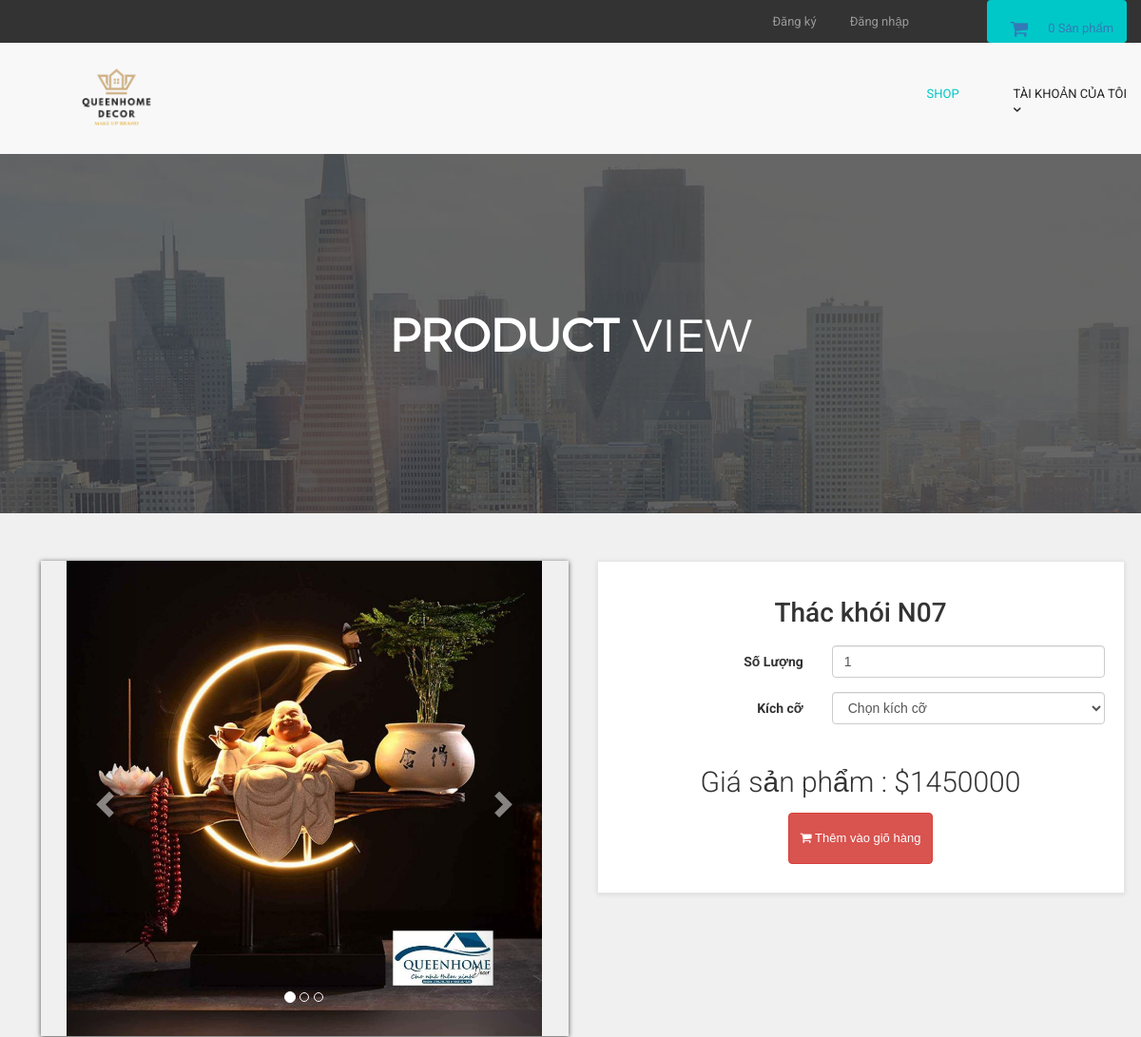
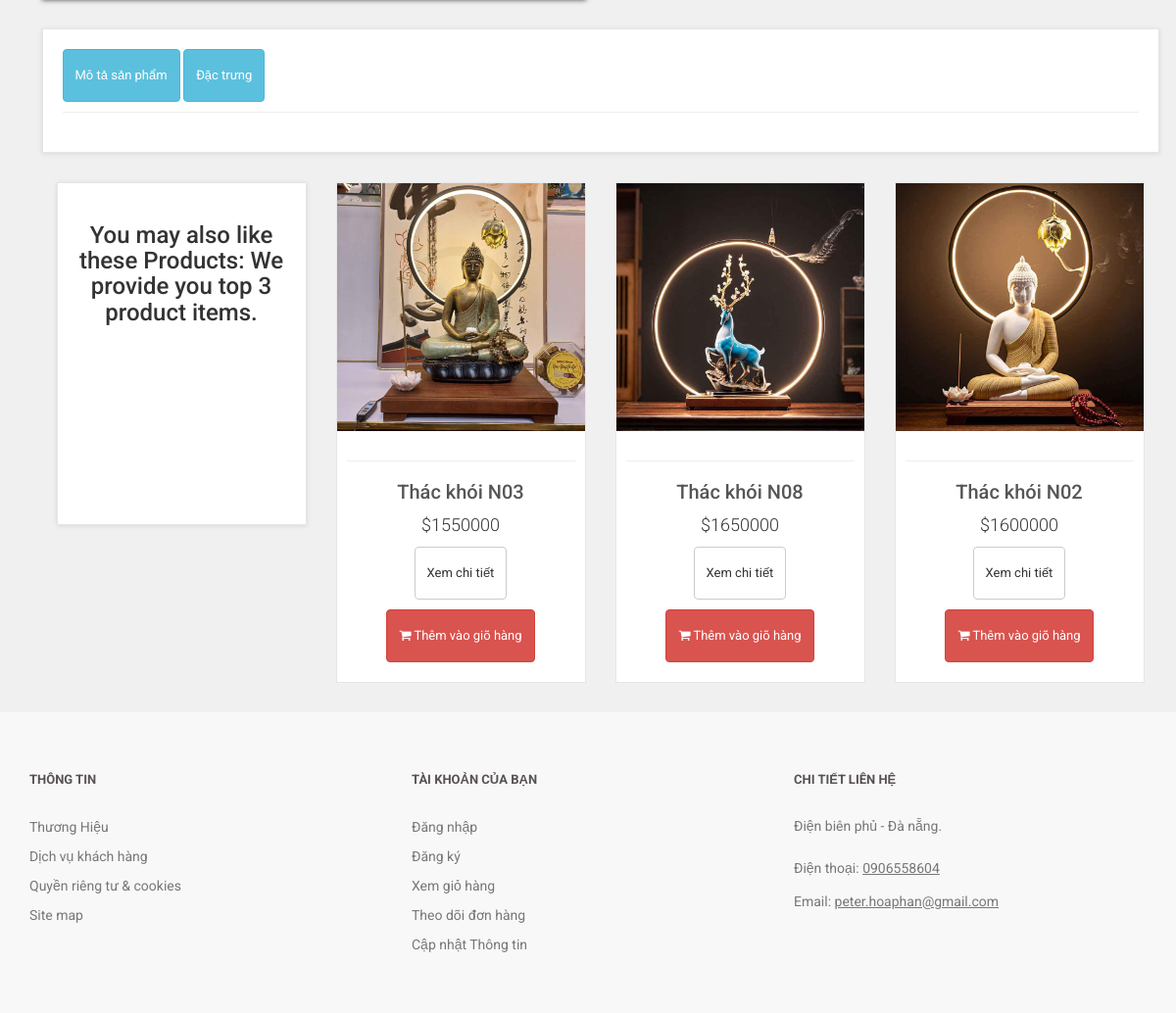
The app's page /thac-khoi-N07 with its own data (2 pictures, top to bottom).
### tables this page shows
CREATE TABLE `products` (
  `product_id` int(10) NOT NULL,
  `p_cat_id` int(10) NOT NULL,
  `cat_id` int(10) NOT NULL,
  `manufacturer_id` int(10) NOT NULL,
  `date` timestamp NOT NULL DEFAULT current_timestamp() ON UPDATE current_timestamp(),
  `product_title` text NOT NULL,
  `product_url` text NOT NULL,
  `product_img1` text NOT NULL,
  `product_img2` text NOT NULL,
  `product_img3` text NOT NULL,
  `product_price` int(10) NOT NULL,
  `product_psp_price` int(100) NOT NULL,
  `product_desc` text NOT NULL,
  `product_features` text NOT NULL,
  `product_video` text NOT NULL,
  `product_keywords` text NOT NULL,
  `product_label` text NOT NULL,
  `status` varchar(255) NOT NULL
);

### details.php (the view, shortened to what this page needs)
<?php
include("includes/db.php");
include("includes/header.php");
include("functions/functions.php");
include("includes/main.php");
?>
<?php
$product_id = @$_GET['pro_id'];
$get_product = "select * from products where product_url='$product_id'";
$run_product = mysqli_query($con,$get_product);
$check_product = mysqli_num_rows($run_product);
if($check_product == 0){
echo "<script> window.open('index.php','_self') </script>";
}
else{
$row_product = mysqli_fetch_array($run_product);
$pro_title = $row_product['product_title'];
$pro_price = $row_product['product_price'];
$pro_img1 = $row_product['product_img1'];
$pro_label = $row_product['product_label'];
$pro_psp_price = $row_product['product_psp_price'];
$status = $row_product['status'];
?>
<main>
    <div class="nero">
        <div class="nero__heading">
            <span class="nero__bold">Product </span>View
        </div>
    </div>
</main>
<div id="content" style="margin-top:50px">
    <div class="container">
        <div class="col-md-12">
            <div class="row" id="productMain">
                <div class="col-sm-6">
                    <div id="mainImage">
                        <div id="myCarousel" class="carousel slide" data-ride="carousel">
                            <ol class="carousel-indicators">
                                <li data-target="#myCarousel" data-slide-to="0" class="active"></li>
                                <li data-target="#myCarousel" data-slide-to="1"></li>
                                <li data-target="#myCarousel" data-slide-to="2"></li>
                            </ol>
                            <div class="carousel-inner">
                                <div class="item active">
                                    <center>
                                        <img src="admin/product_images/<?php echo $pro_img1; ?>" class="img-responsive">
                                    </center>
                                </div>
                            </div>
                            <a href="#myCarousel" class="left carousel-control" data-slide="prev">
                                <span class="glyphicon glyphicon-chevron-left"> </span>
                            </a>
                            <a class="right carousel-control" href="#myCarousel" data-slide="next">
                                <span class="glyphicon glyphicon-chevron-right"> </span>
                            </a>
                        </div>
                    </div>
                </div>
                <div class="col-sm-6">
                    <div class="box">
                        <h1 class="text-center"> <?php echo $pro_title; ?> </h1>
                        <form action="" method="post" class="form-horizontal">
                            <?php
if($status == "product"){
?>
                            <div class="form-group">
                                <label class="col-md-5 control-label">Số Lượng </label>
                                <div class="col-md-7">
                                    <input type="number" name="product_qty" class="form-control" value="1">
                                </div>
                            </div>
                            <div class="form-group">
                                <label class="col-md-5 control-label">Kích cỡ</label>
                                <div class="col-md-7">
                                    <select name="product_size" class="form-control">
                                        <option>Chọn kích cỡ</option>
                                    </select>
                                </div>
                            </div>
                            <?php } ?>
                            <?php
if($status == "product"){
if($pro_label == "Sale" or $pro_label == "Gift"){
echo "
<p class='price'>
Giá sản phẩm : <del> $$pro_price </del><br>
Giá khuyễn mãi : $$pro_psp_price
</p>
";
}
else{
echo "
<p class='price'>
Giá sản phẩm : $$pro_price
</p>
";
}
}
?>
                            <p class="text-center buttons">
                                <button class="btn btn-danger" type="submit" name="add_cart">
                                    <i class="fa fa-shopping-cart"></i> Thêm vào giõ hàng
                                </button>
                            </p>
                        </form>
                    </div>
                </div>
            </div>
            <div class="box" id="details">
                <a class="btn btn-info tab" style="margin-bottom:10px;" href="#description" data-toggle="tab">
                    <?php
if($status == "product"){
echo "Mô tả sản phẩm";
}
else{
echo "Mô tả sản phẩm";
}
?>
                </a>
                <a class="btn btn-info tab" style="margin-bottom:10px;" href="#features" data-toggle="tab">
                    Đặc trưng
                </a>
                <hr style="margin-top:0px;">
            </div>
            <div id="row same-height-row">
                <?php
if($status == "product"){
?>
                <div class="col-md-3 col-sm-6">
                    <div class="box same-height headline">
                        <h3 class="text-center"> You may also like these Products: We provide you top 3 product items.
                        </h3>
                    </div>
                </div>
                <?php
$get_products = "select * from products order by rand() LIMIT 0,3";
$run_products = mysqli_query($con,$get_products);
while($row_products = mysqli_fetch_array($run_products)) {
$pro_title = $row_products['product_title'];
$pro_price = $row_products['product_price'];
$pro_img1 = $row_products['product_img1'];
$pro_label = $row_products['product_label'];
$pro_psp_price = $row_products['product_psp_price'];
$pro_url = $row_products['product_url'];
if($pro_label == "Sale" or $pro_label == "Gift"){
$product_price = "<del> $$pro_price </del>";
$product_psp_price = "| $$pro_psp_price";
}
else{
$product_psp_price = "";
$product_price = "$$pro_price";
}
echo "
<div class='col-md-3 col-sm-6 center-responsive' >
<div class='product' >
<a href='$pro_url' >
<img src='admin/product_images/$pro_img1' class='img-responsive' >
</a>
<div class='text' >
<hr>
<h3><a href='$pro_url' >$pro_title</a></h3>
<p class='price' > $product_price $product_psp_price </p>
<p class='buttons' >
<a href='$pro_url' class='btn btn-default' >Xem chi tiết</a>
<a href='$pro_url' class='btn btn-danger'>
<i class='fa fa-shopping-cart'></i> Thêm vào giõ hàng
</a>
</p>
</div>
$product_label
</div>
</div>
";
}
?>
                <?php } ?>
            </div>
        </div>
    </div>
</div>
<?php
include("includes/footer.php");
?>
</body>
</html>
<?php } ?>

### styles/backend.css (style rules this page uses)
html { font-family: "Roboto", Helvetica, Arial, sans-serif; line-height: 1.15; -ms-text-size-adjust: 100%; -webkit-text-size-adjust: 100% }
body { margin: 0 }
h1 { font-size: 2em; margin: .67em 0 }
figcaption, figure, main { display: block }
hr { box-sizing: content-box; height: 0; overflow: visible }
a { background-color: transparent; -webkit-text-decoration-skip: objects }
img { border-style: none }
button, input, optgroup, select, textarea { font-family: sans-serif; font-size: 100%; line-height: 1.15; margin: 0 }
button, input { overflow: visible }
button, select { text-transform: none }
[type=reset], [type=submit], button, html [type=button] { -webkit-appearance: button }
html { box-sizing: border-box }
body { min-width: 1190px; font-family: Montserrat, sans-serif; font-weight: 400; background-color: white; }
.container { width: 1170px; margin: 0 auto }
img { max-width: 100%; height: auto }
.btn { display: inline-block; vertical-align: top; font-size: 13px; line-height: 40px; text-decoration: none; -webkit-transition: .3s; transition: .3s }
.nero { padding-top: 160px; padding-bottom: 140px; font-family: 'montserratlight', sans-serif; text-align: center; text-transform: uppercase; color: #FFF; background: #666 url("../images/banner-ave.jpg") no-repeat; background-size: cover; background-position: center; }
.nero__heading { font-size: 48px; }
.nero__bold { font-weight: 700; }
.carousel { margin-left: 5%; margin-right: 5%; }

### styles/style.css (style rules this page uses)
body { font-family: "Roboto", Helvetica, Arial, sans-serif; font-size: 14px; line-height: 1.42857143; color: #333333; background-color: #f0f0f0; overflow-x: hidden; }
.box { background: #fff; margin: 0 0 30px; border: solid 1px #e6e6e6; box-sizing: border-box; padding:20px; box-shadow: 0 1px 5px rgba(0, 0, 0, 0.1); }
#content { padding-left:25px; }
#content .product { background:#fff; border: solid 1px #e6e6e6; box-sizing: border-box; margin-bottom: 30px; }
#content .product .text p.price { font-size:18px; text-align:center; font-weight:300; }
#content .product .text .buttons { clear:both; text-align:center; }
#content .product .text h3 { text-align:center; font-size:20px; }
#content .product .text h3 a { color:rgb(85, 85, 85); }
#content .product .text { padding:10px 10px 0px; }
#content .product .text .buttons .btn { margin-bottom:10px; }
#content #productMain { margin-bottom: 30px; }
#content #productMain .price { font-size: 30px; font-weight: 300; text-align: center; margin-top: 40px; }
#content #mainImage { box-shadow: 0 1px 5px rgba(0, 0, 0, 0.7); }
#content .headline { height: 350px; }

### records on screen
products: product_img1 (picture), product_title "Thác khói N07", product_price "1450000"
products: product_img1 (picture), product_title "Thác khói N03", product_price "$1550000"
products: product_img1 (picture), product_title "Thác khói N08", product_price "$1650000"
products: product_img1 (picture), product_title "Thác khói N02", product_price "$1600000"

### other values on screen
$count_items "0"
